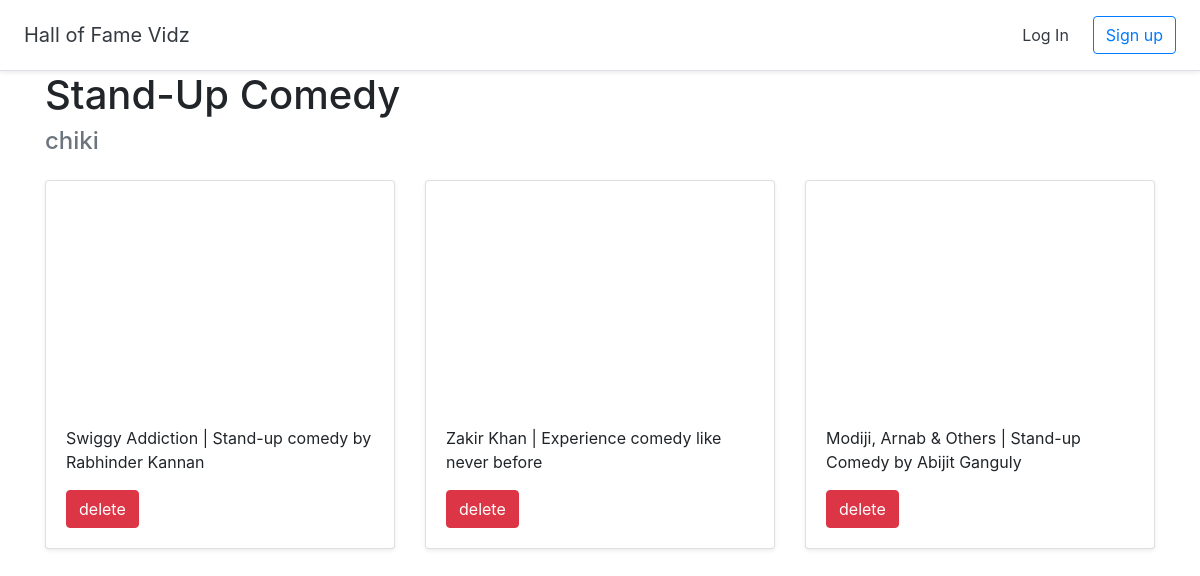
The page /halloffame/3 on the database its author committed.
### halls/models.py (models this page shows, shortened)
class Hall(models.Model):
    title = models.CharField(max_length=200)
    user = models.ForeignKey(User,on_delete=models.CASCADE)

class Video(models.Model):
    title = models.CharField(max_length=200)
    url = models.URLField()
    youtube_id = models.CharField(max_length=200)
    hall = models.ForeignKey(Hall,on_delete=models.CASCADE)

### halls/views.py (the view)
# urls.py: path('halloffame/<int:pk>',views.DetailHall.as_view(),name='detail_hall'),
class DetailHall(generic.DetailView):
    model = Hall
    template_name = 'halls/detail_hall.html'

### halls/templates/halls/detail_hall.html (shortened to what this page needs)
{%extends 'halls/base.html'%}
{%block content%}
<div class="container">
<h1>{{hall.title}}</h1>
<h4 class="text-muted">{{hall.user.username}}</h4>
    <div class="row">
        {%for video in hall.video_set.all%}
    <div class="col-md-4 mt-3">
    <div class="card mb-4 shadow-sm">
              <iframe width="100%" height="225" src="https://www.youtube.com/embed/{{video.youtube_id}}" frameborder="0" allow="accelerometer; autoplay; encrypted-media; gyroscope; picture-in-picture" allowfullscreen>
             </iframe>
              <div class="card-body"><p class="card-text">{{video.title}}</p>
                  <a href="{%url 'delete_video' video.id%}" class="btn btn-danger">delete</a>
             </div></div></div>
        {%endfor%}
</div>
{%endblock%}

### rows shown on the page
Hall: title "Stand-Up Comedy", user.username "chiki"
Video: title "Swiggy Addiction | Stand-up comedy by Rabhinder Kannan"
Video: title "Zakir Khan | Experience comedy like never before"
Video: title "Modiji, Arnab & Others | Stand-up Comedy by Abijit Ganguly"
